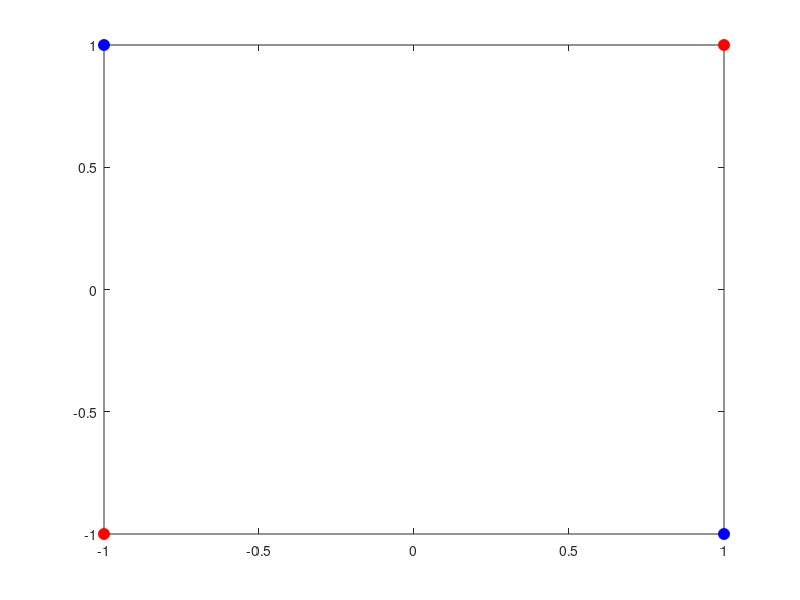

This chart was generated by the following MATLAB code: (Note: this script raises an error after producing the figure.)
% XorProblem.m
% Risolvo il Problema dello Xor in R2 mediante una rete neurale in cui i le
% funzioni di Attivazione per l' HIDDEN LAYER sono di tipo signum (MLP)
%
% Idea:
%
% Ogni Livello della Rete Neurale viene mappato su di un Vettore.
clc;clear;close all
%Dati dello Xor Problem
X=[ 1 -1 -1  1;
    1 -1  1 -1];
n=2;
V=X;
V=[ones(1,2*n);V];

plot(X(1,1:n), X(2,1:n),'or','MarkerSize',8,'MarkerFaceColor','r')
hold on;
plot(X(1,n+1:2*n), X(2,n+1:2*n),'ob','MarkerSize',8,'MarkerFaceColor','b')

HiddenLayer={@(x) Neurone(x,[.5; 1; 1],'sign') ,@(x) Neurone(x,[-1.5; 1; 1],'sign')};

OutputLayer=@(x) Neurone([1;HiddenLayer{1}(x);HiddenLayer{2}(x)],[-1; .7; -.4],'sign');

for i=1:4
    Z(i)=OutputLayer(V(:,i));
end
display('Output Multilayer Perceptrons')
disp(Z)

%Genero un Set di punti in [-1 1] x [-1 1]
[x1 x2]=meshgrid(linspace(-1,1,20));
[m,n]=size(x1);
x=[ones(1,m*n); x1(:).'; x2(:).'];
N=m*n;
for i=1:N
    Z(i)=OutputLayer(x(:,i));
    DisegnaClusters(x(2,i),x(3,i),Z(i))
end
